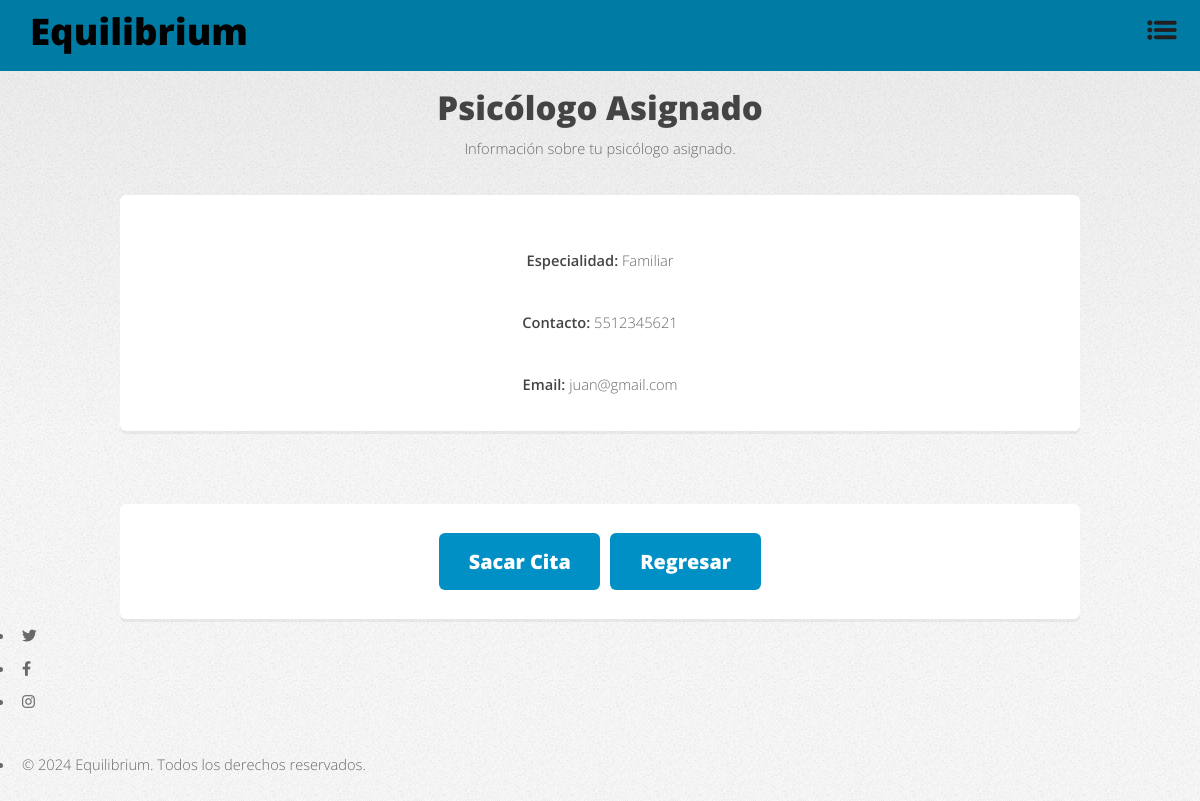
Page /student/view_assigned_psychologist/ (signed in) on the committed database.
### main/models.py (models this page shows, shortened)
class Psychologist(models.Model):
    user = models.OneToOneField(User, on_delete=models.CASCADE, related_name='psychologist_profile')
    name = models.CharField(max_length=100)
    age = models.IntegerField()
    email = models.EmailField(unique=True)
    specialty = models.CharField(max_length=100)
    phone_number = models.CharField(max_length=15)
    profile_photo = models.ImageField(upload_to='profile_photos/', null=True, blank=True)
    cover_photo = models.ImageField(upload_to='cover_photos/', null=True, blank=True)

### main/views.py (the view)
# urls.py: path('student/view_assigned_psychologist/', views.view_assigned_psychologist, name='view_assigned_psychologist'),
@login_required
def view_assigned_psychologist(request):
    student = request.user.student_profile  # Obtener el perfil del estudiante
    psychologist = student.psychologist  # Psicólogo asignado al estudiante
    if psychologist is None:
        return render(request, 'view_assigned_psychologist.html', {
            'error': 'No tienes un psicólogo asignado actualmente.'
        })
    return render(request, 'view_assigned_psychologist.html', {
        'psychologist': psychologist
    })

### main/templates/view_assigned_psychologist.html (shortened to what this page needs)
<!DOCTYPE html>
<html lang="es">
<head>
    {% load static %}
    <link rel="stylesheet" href="{% static 'css/fontawesome-all.min.css' %}">
    <link rel="stylesheet" href="{% static 'css/main.css' %}">
</head>
<body class="is-preload">
    <div id="page-wrapper">
        <div class="blue-bar">
            <h1 id="logo"><a href="{% url 'home' %}">Equilibrium</a></h1>
            <nav id="nav">
                <ul>
                    <li class="dropdown">
                        <a href="javascript:void(0)" class="dropbtn">
                            <img src="{% static 'img/menu-icon.png' %}" alt="Menú" class="menu-icon">
                        </a>
                    </li>
                </ul>
            </nav>
        </div>
        <section id="main" class="container">
            <header class="major">
                <h2>Psicólogo Asignado</h2>
                <p>Información sobre tu psicólogo asignado.</p>
            </header>
            <section class="box special">
                {% if psychologist %}
                    <p><strong>Especialidad:</strong> {{ psychologist.specialty }}</p>
                    <p><strong>Contacto:</strong> {{ psychologist.phone_number }}</p>
                    <p><strong>Email:</strong> {{ psychologist.user.email }}</p>
                {% else %}
                    <p>No tienes un psicólogo asignado actualmente.</p>
                {% endif %}
            </section>
            <section class="box special button-group">
                {% if psychologist %}
                    <a href="{% url 'psychologist_schedule' psychologist.id %}" class="button primary">Sacar Cita</a>
                {% endif %}
                <a href="{% url 'student_home' %}" class="button">Regresar</a>
            </section>
        </section>
        <footer id="footer">
            <ul class="icons">
                <li><a href="#" class="icon brands fa-twitter"><span class="label">Twitter</span></a></li>
                <li><a href="#" class="icon brands fa-facebook-f"><span class="label">Facebook</span></a></li>
                <li><a href="#" class="icon brands fa-instagram"><span class="label">Instagram</span></a></li>
            </ul>
            <ul class="copyright">
                <li>&copy; 2024 Equilibrium. Todos los derechos reservados.</li>
            </ul>
        </footer>
    </div>
</body>
</html>

### main/templates/view_assigned_psychologist.html (style rules this page uses)
.blue-bar { background-color: #007ba3; display: flex; justify-content: space-between; align-items: center; padding: 15px 30px; position: relative; top: 0; width: 100%; box-sizing: border-box; }
#logo a { font-size: 2.5em; color: #000; text-decoration: none; }
.menu-icon { width: 50px; height: auto; vertical-align: middle; margin-left: 20px; }
#main { margin-top: 20px; text-align: center; }
.button-group { display: flex; justify-content: center; gap: 10px; }

### rows in the picture
Psychologist: specialty "Familiar", phone_number "5512345621", user.email "juan@gmail.com"
